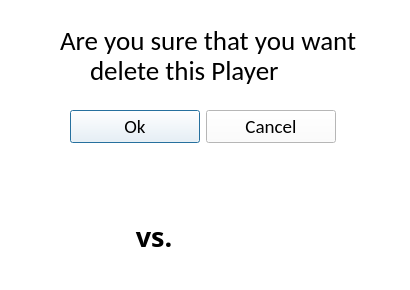
<?xml version="1.0" encoding="UTF-8"?>
<ui version="4.0">
 <class>deletePlayer_qdialog</class>
 <widget class="QDialog" name="deletePlayer_qdialog">
  <property name="geometry">
   <rect>
    <x>0</x>
    <y>0</y>
    <width>410</width>
    <height>290</height>
   </rect>
  </property>
  <property name="minimumSize">
   <size>
    <width>410</width>
    <height>290</height>
   </size>
  </property>
  <property name="maximumSize">
   <size>
    <width>410</width>
    <height>290</height>
   </size>
  </property>
  <property name="palette">
   <palette>
    <active>
     <colorrole role="WindowText">
      <brush brushstyle="SolidPattern">
       <color alpha="255">
        <red>0</red>
        <green>0</green>
        <blue>0</blue>
       </color>
      </brush>
     </colorrole>
     <colorrole role="Button">
      <brush brushstyle="SolidPattern">
       <color alpha="255">
        <red>255</red>
        <green>255</green>
        <blue>255</blue>
       </color>
      </brush>
     </colorrole>
     <colorrole role="Light">
      <brush brushstyle="SolidPattern">
       <color alpha="255">
        <red>255</red>
        <green>255</green>
        <blue>255</blue>
       </color>
      </brush>
     </colorrole>
     <colorrole role="Midlight">
      <brush brushstyle="SolidPattern">
       <color alpha="255">
        <red>255</red>
        <green>255</green>
        <blue>255</blue>
       </color>
      </brush>
     </colorrole>
     <colorrole role="Dark">
      <brush brushstyle="SolidPattern">
       <color alpha="255">
        <red>127</red>
        <green>127</green>
        <blue>127</blue>
       </color>
      </brush>
     </colorrole>
     <colorrole role="Mid">
      <brush brushstyle="SolidPattern">
       <color alpha="255">
        <red>170</red>
        <green>170</green>
        <blue>170</blue>
       </color>
      </brush>
     </colorrole>
     <colorrole role="Text">
      <brush brushstyle="SolidPattern">
       <color alpha="255">
        <red>0</red>
        <green>0</green>
        <blue>0</blue>
       </color>
      </brush>
     </colorrole>
     <colorrole role="BrightText">
      <brush brushstyle="SolidPattern">
       <color alpha="255">
        <red>255</red>
        <green>255</green>
        <blue>255</blue>
       </color>
      </brush>
     </colorrole>
     <colorrole role="ButtonText">
      <brush brushstyle="SolidPattern">
       <color alpha="255">
        <red>0</red>
        <green>0</green>
        <blue>0</blue>
       </color>
      </brush>
     </colorrole>
     <colorrole role="Base">
      <brush brushstyle="SolidPattern">
       <color alpha="255">
        <red>255</red>
        <green>255</green>
        <blue>255</blue>
       </color>
      </brush>
     </colorrole>
     <colorrole role="Window">
      <brush brushstyle="SolidPattern">
       <color alpha="255">
        <red>255</red>
        <green>255</green>
        <blue>255</blue>
       </color>
      </brush>
     </colorrole>
     <colorrole role="Shadow">
      <brush brushstyle="SolidPattern">
       <color alpha="255">
        <red>0</red>
        <green>0</green>
        <blue>0</blue>
       </color>
      </brush>
     </colorrole>
     <colorrole role="AlternateBase">
      <brush brushstyle="SolidPattern">
       <color alpha="255">
        <red>255</red>
        <green>255</green>
        <blue>255</blue>
       </color>
      </brush>
     </colorrole>
     <colorrole role="ToolTipBase">
      <brush brushstyle="SolidPattern">
       <color alpha="255">
        <red>255</red>
        <green>255</green>
        <blue>220</blue>
       </color>
      </brush>
     </colorrole>
     <colorrole role="ToolTipText">
      <brush brushstyle="SolidPattern">
       <color alpha="255">
        <red>0</red>
        <green>0</green>
        <blue>0</blue>
       </color>
      </brush>
     </colorrole>
    </active>
    <inactive>
     <colorrole role="WindowText">
      <brush brushstyle="SolidPattern">
       <color alpha="255">
        <red>0</red>
        <green>0</green>
        <blue>0</blue>
       </color>
      </brush>
     </colorrole>
     <colorrole role="Button">
      <brush brushstyle="SolidPattern">
       <color alpha="255">
        <red>255</red>
        <green>255</green>
        <blue>255</blue>
       </color>
      </brush>
     </colorrole>
     <colorrole role="Light">
      <brush brushstyle="SolidPattern">
       <color alpha="255">
        <red>255</red>
        <green>255</green>
        <blue>255</blue>
       </color>
      </brush>
     </colorrole>
     <colorrole role="Midlight">
      <brush brushstyle="SolidPattern">
       <color alpha="255">
        <red>255</red>
        <green>255</green>
        <blue>255</blue>
       </color>
      </brush>
     </colorrole>
     <colorrole role="Dark">
      <brush brushstyle="SolidPattern">
       <color alpha="255">
        <red>127</red>
        <green>127</green>
        <blue>127</blue>
       </color>
      </brush>
     </colorrole>
     <colorrole role="Mid">
      <brush brushstyle="SolidPattern">
       <color alpha="255">
        <red>170</red>
        <green>170</green>
        <blue>170</blue>
       </color>
      </brush>
     </colorrole>
     <colorrole role="Text">
      <brush brushstyle="SolidPattern">
       <color alpha="255">
        <red>0</red>
        <green>0</green>
        <blue>0</blue>
       </color>
      </brush>
     </colorrole>
     <colorrole role="BrightText">
      <brush brushstyle="SolidPattern">
       <color alpha="255">
        <red>255</red>
        <green>255</green>
        <blue>255</blue>
       </color>
      </brush>
     </colorrole>
     <colorrole role="ButtonText">
      <brush brushstyle="SolidPattern">
       <color alpha="255">
        <red>0</red>
        <green>0</green>
        <blue>0</blue>
       </color>
      </brush>
     </colorrole>
     <colorrole role="Base">
      <brush brushstyle="SolidPattern">
       <color alpha="255">
        <red>255</red>
        <green>255</green>
        <blue>255</blue>
       </color>
      </brush>
     </colorrole>
     <colorrole role="Window">
      <brush brushstyle="SolidPattern">
       <color alpha="255">
        <red>255</red>
        <green>255</green>
        <blue>255</blue>
       </color>
      </brush>
     </colorrole>
     <colorrole role="Shadow">
      <brush brushstyle="SolidPattern">
       <color alpha="255">
        <red>0</red>
        <green>0</green>
        <blue>0</blue>
       </color>
      </brush>
     </colorrole>
     <colorrole role="AlternateBase">
      <brush brushstyle="SolidPattern">
       <color alpha="255">
        <red>255</red>
        <green>255</green>
        <blue>255</blue>
       </color>
      </brush>
     </colorrole>
     <colorrole role="ToolTipBase">
      <brush brushstyle="SolidPattern">
       <color alpha="255">
        <red>255</red>
        <green>255</green>
        <blue>220</blue>
       </color>
      </brush>
     </colorrole>
     <colorrole role="ToolTipText">
      <brush brushstyle="SolidPattern">
       <color alpha="255">
        <red>0</red>
        <green>0</green>
        <blue>0</blue>
       </color>
      </brush>
     </colorrole>
    </inactive>
    <disabled>
     <colorrole role="WindowText">
      <brush brushstyle="SolidPattern">
       <color alpha="255">
        <red>127</red>
        <green>127</green>
        <blue>127</blue>
       </color>
      </brush>
     </colorrole>
     <colorrole role="Button">
      <brush brushstyle="SolidPattern">
       <color alpha="255">
        <red>255</red>
        <green>255</green>
        <blue>255</blue>
       </color>
      </brush>
     </colorrole>
     <colorrole role="Light">
      <brush brushstyle="SolidPattern">
       <color alpha="255">
        <red>255</red>
        <green>255</green>
        <blue>255</blue>
       </color>
      </brush>
     </colorrole>
     <colorrole role="Midlight">
      <brush brushstyle="SolidPattern">
       <color alpha="255">
        <red>255</red>
        <green>255</green>
        <blue>255</blue>
       </color>
      </brush>
     </colorrole>
     <colorrole role="Dark">
      <brush brushstyle="SolidPattern">
       <color alpha="255">
        <red>127</red>
        <green>127</green>
        <blue>127</blue>
       </color>
      </brush>
     </colorrole>
     <colorrole role="Mid">
      <brush brushstyle="SolidPattern">
       <color alpha="255">
        <red>170</red>
        <green>170</green>
        <blue>170</blue>
       </color>
      </brush>
     </colorrole>
     <colorrole role="Text">
      <brush brushstyle="SolidPattern">
       <color alpha="255">
        <red>127</red>
        <green>127</green>
        <blue>127</blue>
       </color>
      </brush>
     </colorrole>
     <colorrole role="BrightText">
      <brush brushstyle="SolidPattern">
       <color alpha="255">
        <red>255</red>
        <green>255</green>
        <blue>255</blue>
       </color>
      </brush>
     </colorrole>
     <colorrole role="ButtonText">
      <brush brushstyle="SolidPattern">
       <color alpha="255">
        <red>127</red>
        <green>127</green>
        <blue>127</blue>
       </color>
      </brush>
     </colorrole>
     <colorrole role="Base">
      <brush brushstyle="SolidPattern">
       <color alpha="255">
        <red>255</red>
        <green>255</green>
        <blue>255</blue>
       </color>
      </brush>
     </colorrole>
     <colorrole role="Window">
      <brush brushstyle="SolidPattern">
       <color alpha="255">
        <red>255</red>
        <green>255</green>
        <blue>255</blue>
       </color>
      </brush>
     </colorrole>
     <colorrole role="Shadow">
      <brush brushstyle="SolidPattern">
       <color alpha="255">
        <red>0</red>
        <green>0</green>
        <blue>0</blue>
       </color>
      </brush>
     </colorrole>
     <colorrole role="AlternateBase">
      <brush brushstyle="SolidPattern">
       <color alpha="255">
        <red>255</red>
        <green>255</green>
        <blue>255</blue>
       </color>
      </brush>
     </colorrole>
     <colorrole role="ToolTipBase">
      <brush brushstyle="SolidPattern">
       <color alpha="255">
        <red>255</red>
        <green>255</green>
        <blue>220</blue>
       </color>
      </brush>
     </colorrole>
     <colorrole role="ToolTipText">
      <brush brushstyle="SolidPattern">
       <color alpha="255">
        <red>0</red>
        <green>0</green>
        <blue>0</blue>
       </color>
      </brush>
     </colorrole>
    </disabled>
   </palette>
  </property>
  <property name="windowTitle">
   <string>Delete Player</string>
  </property>
  <widget class="QLabel" name="label_28">
   <property name="geometry">
    <rect>
     <x>60</x>
     <y>10</y>
     <width>381</width>
     <height>61</height>
    </rect>
   </property>
   <property name="font">
    <font>
     <family>Calibri</family>
     <pointsize>20</pointsize>
    </font>
   </property>
   <property name="text">
    <string>Are you sure that you want </string>
   </property>
  </widget>
  <widget class="QWidget" name="layoutWidget">
   <property name="geometry">
    <rect>
     <x>20</x>
     <y>190</y>
     <width>261</width>
     <height>92</height>
    </rect>
   </property>
   <layout class="QHBoxLayout" name="horizontalLayout">
    <item>
     <widget class="QLabel" name="label">
      <property name="text">
       <string/>
      </property>
      <property name="pixmap">
       <pixmap resource="images.qrc">:/newPrefix/C:/Users/Ernesto Zarza/Documents/Nueva carpeta/wav.png</pixmap>
      </property>
     </widget>
    </item>
    <item>
     <widget class="QLabel" name="label_3">
      <property name="maximumSize">
       <size>
        <width>1000</width>
        <height>170</height>
       </size>
      </property>
      <property name="font">
       <font>
        <family>Ravie</family>
        <pointsize>20</pointsize>
        <weight>75</weight>
        <bold>true</bold>
       </font>
      </property>
      <property name="text">
       <string> vs.</string>
      </property>
      <property name="alignment">
       <set>Qt::AlignCenter</set>
      </property>
     </widget>
    </item>
    <item>
     <widget class="QLabel" name="label_2">
      <property name="text">
       <string/>
      </property>
      <property name="pixmap">
       <pixmap resource="images.qrc">:/newPrefix/C:/Users/Ernesto Zarza/Documents/Nueva carpeta/mp3.jpg</pixmap>
      </property>
     </widget>
    </item>
   </layout>
  </widget>
  <widget class="QLabel" name="label_29">
   <property name="geometry">
    <rect>
     <x>90</x>
     <y>40</y>
     <width>381</width>
     <height>61</height>
    </rect>
   </property>
   <property name="font">
    <font>
     <family>Calibri</family>
     <pointsize>20</pointsize>
    </font>
   </property>
   <property name="text">
    <string>delete this Player</string>
   </property>
  </widget>
  <widget class="QWidget" name="layoutWidget">
   <property name="geometry">
    <rect>
     <x>70</x>
     <y>110</y>
     <width>268</width>
     <height>33</height>
    </rect>
   </property>
   <layout class="QHBoxLayout" name="horizontalLayout_2">
    <item>
     <widget class="QPushButton" name="ok_btn">
      <property name="minimumSize">
       <size>
        <width>130</width>
        <height>0</height>
       </size>
      </property>
      <property name="maximumSize">
       <size>
        <width>130</width>
        <height>16777215</height>
       </size>
      </property>
      <property name="font">
       <font>
        <family>Calibri</family>
        <pointsize>14</pointsize>
       </font>
      </property>
      <property name="text">
       <string>Ok</string>
      </property>
     </widget>
    </item>
    <item>
     <widget class="QPushButton" name="addNewPlayer_btn_2">
      <property name="minimumSize">
       <size>
        <width>130</width>
        <height>0</height>
       </size>
      </property>
      <property name="maximumSize">
       <size>
        <width>130</width>
        <height>16777215</height>
       </size>
      </property>
      <property name="font">
       <font>
        <family>Calibri</family>
        <pointsize>14</pointsize>
       </font>
      </property>
      <property name="text">
       <string>Cancel</string>
      </property>
     </widget>
    </item>
   </layout>
  </widget>
 </widget>
 <resources>
  <include location="images.qrc"/>
  <include location="images.qrc"/>
  <include location="../images.qrc"/>
 </resources>
 <connections/>
</ui>
